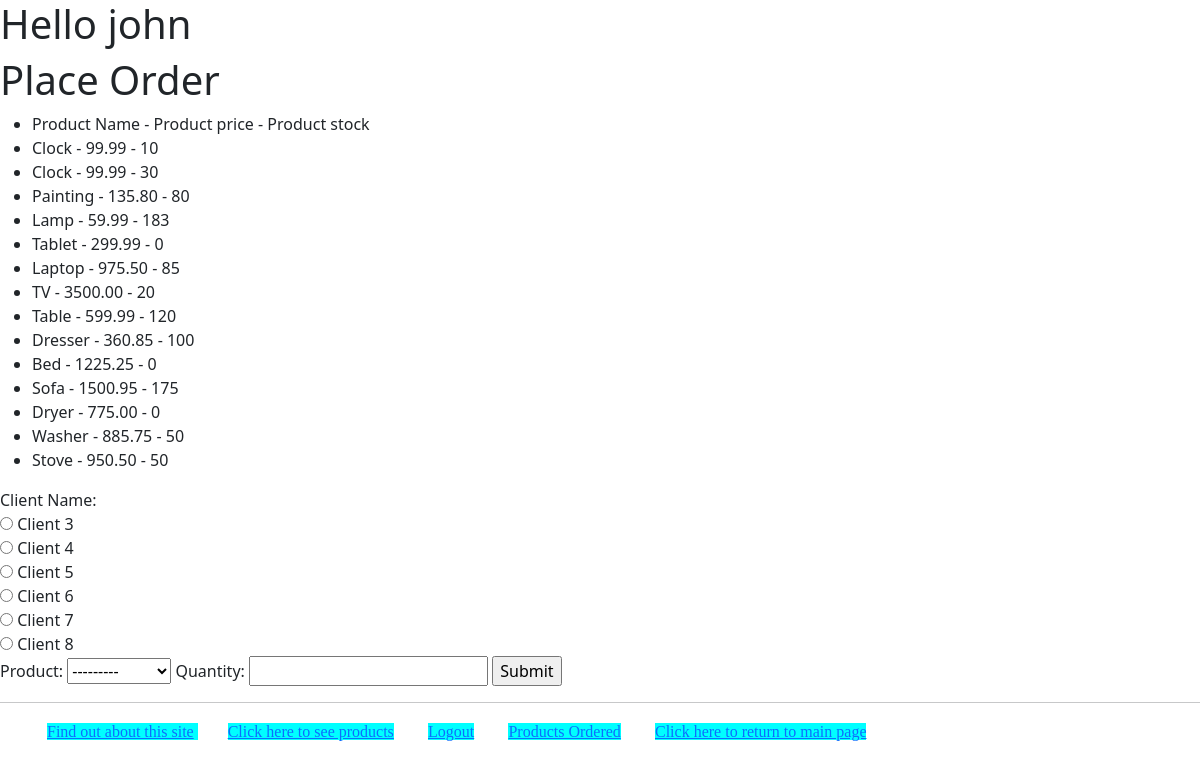
The app's page /myapp/place_order/ (signed in) with its own data.
### myapp/models.py (models this page shows, shortened)
class Product(models.Model):
    category = models.ForeignKey(Category, related_name='products', on_delete=models.CASCADE)
    name = models.CharField(max_length=200)
    price = models.DecimalField(max_digits=10, decimal_places=2)
    stock = models.PositiveIntegerField(validators=[MinValueValidator(0), MaxValueValidator(1000)],
                                        default=100)
    available = models.BooleanField(default=True)
    description = models.TextField(null=True, blank=True)
    Interested = models.PositiveIntegerField(default=0)
    def __str__(self):
        return 'Product {}'.format(self.id)

### myapp/views.py (the view)
# urls.py: path(r'place_order/', views.place_order, name='place_order'),
@login_required
def place_order(request):
    msg = ''
    prodlist = Product.objects.all()
    if request.method == 'POST':
        form = OrderForm(request.POST)
        if form.is_valid():
            order = form.save(commit=False)
            if order.num_units <= order.product.stock:
                order.save()
                msg = 'Your order has been placed successfully.'
                order.product.stock -= order.num_units
                order.product.save()
            else:
                msg = 'We do not have sufficient stock to fill your order.'
            return render(request, 'myapp/order_responce.html', {'msg': msg})
    else:
        form = OrderForm()
    return render(request, 'myapp/place_older.html', {'form': form, 'msg': msg, 'prodlist': prodlist})

### myapp/forms.py
class OrderForm(forms.ModelForm):
    class Meta:
        model = Order
        fields = ['client', 'product', 'num_units']
        widgets = {
            'client': forms.RadioSelect(),
        }
        labels = {
            'num_units': 'Quantity',
            'client': 'Client Name',
        }

### myapp/models.py (called while the page is built)
    def __str__(self):
        return 'Client {}'.format(self.id)

### templates/myapp/place_older.html (shortened to what this page needs)
{% extends 'myapp/base.html' %}
{% block body_block %}
    <h1>Place Order</h1>
    {% if prodlist %}
    <ul>
    <li> Product Name - Product price - Product stock </li>
    {% for product in prodlist %}
        <li>{{ product.name }} - {{ product.price }} - {{ product.stock }}</li>
    {% endfor %}
    </ul>
    {% else %}
    <p>No products in cart.</p>
    {% endif %}
    <form action="{% url 'myapp:place_order' %}" method="post">
        {{ form }}
        <input type="submit" value="Submit" />
    </form>
{% endblock %}

### templates/myapp/base.html (shortened to what this page needs)
<!DOCTYPE html>
{% load static %}
<html>
<head>
    <link rel="stylesheet" type="text/css" href="{% static 'templates/myapp/static/style.css' %}" />
    <link href="https://cdn.jsdelivr.net/npm/bootstrap@5.2.2/dist/css/bootstrap.min.css" rel="stylesheet">
</head>
<body>
    <div>
        <h1>
    </h1>
    {% block body_block %}*** {% endblock %}
    </div>
    <hr />
    <div>
        <ul>
        {% block line_block %}
            <li class="hbar1">
                <a href="/myapp/about">Find out about this site</a>
            </li>
            <li class="hbar1"><a href="{% url 'myapp:products' %}">Click here to
            see products</a></li>
            {% if user.is_authenticated %}
                <li class="hbar1"><a href="{% url 'myapp:user_logout' %}">Logout</a></li>
                <li class="hbar1"><a href="{% url 'myapp:myorders' %}">Products Ordered</a></li>
            {% else %}
                <li class="hbar1"><a href="{% url 'myapp:user_login' %}">Login</a></li>
                <li class="hbar1"><a href="{% url 'myapp:register' %}">Register</a></li>
            {% endif %}
            <li class="hbar1"><a href="{% url 'myapp:index' %}">Click here to
                return to main page</a><br/></li>
        {% endblock %}
        </ul>
    </div>
</body>
</html>

### templates/myapp/static/style.css (style rules this page uses)
.hbar1 { display: inline; margin: 15px; background-color: aqua; font-family: "Blackadder ITC"; }

### records on screen
Product: name "Clock", price "99.99", stock "10"
Product: name "Clock", price "99.99", stock "30"
Product: name "Painting", price "135.80", stock "80"
Product: name "Lamp", price "59.99", stock "183"
Product: name "Tablet", price "299.99", stock "0"
Product: name "Laptop", price "975.50", stock "85"
Product: name "TV", price "3500.00", stock "20"
Product: name "Table", price "599.99", stock "120"
Product: name "Dresser", price "360.85", stock "100"
Product: name "Bed", price "1225.25", stock "0"
Product: name "Sofa", price "1500.95", stock "175"
Product: name "Dryer", price "775.00", stock "0"
Product: name "Washer", price "885.75", stock "50"
Product: name "Stove", price "950.50", stock "50"
